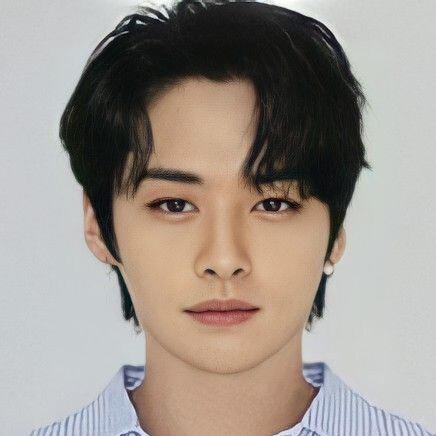
#> input picture Tareas/Images/face1.jpg, 436 x 436 px, found by its file name
$ jupyter execute TAM_010925.ipynb   (shell and % lines are left out)
#> lines starting #> are read from the running program, lines starting #| are printed output that depends on the picture
<a href="https://colab.research.google.com/github/GabrielaRomoM/TAM-2025-2/blob/main/Tareas/TAM_010925.ipynb" target="_parent"></a>

#Librerias

[cell 1]
import numpy as np
import matplotlib.pyplot as plt
import matplotlib.image as mpimg
from PIL import Image

[cell 2]
# import shutil
# shutil.rmtree('/content/TAM-2025-2')

#Carga de Imágenes

[cell 3]
# Cargar imagenes
face1 = mpimg.imread('/content/TAM-2025-2/Tareas/Images/face1.jpg')
#> face1 is the input picture: shape (436, 436, 3); mean R, G, B 157.1, 148.3, 140.9
face2 = mpimg.imread('/content/TAM-2025-2/Tareas/Images/face2.jpg')
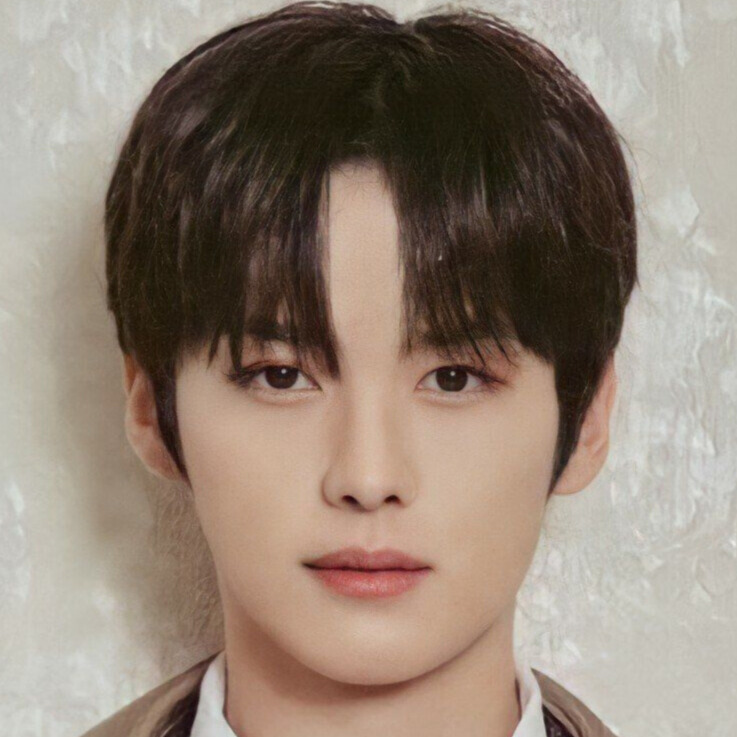
#> input picture Tareas/Images/face2.jpg, 737 x 737 px, found by its file name
#> face2 is the input picture: shape (737, 737, 3); mean R, G, B 146.4, 131.1, 117.9
face3 = mpimg.imread('/content/TAM-2025-2/Tareas/Images/face3.jpg')
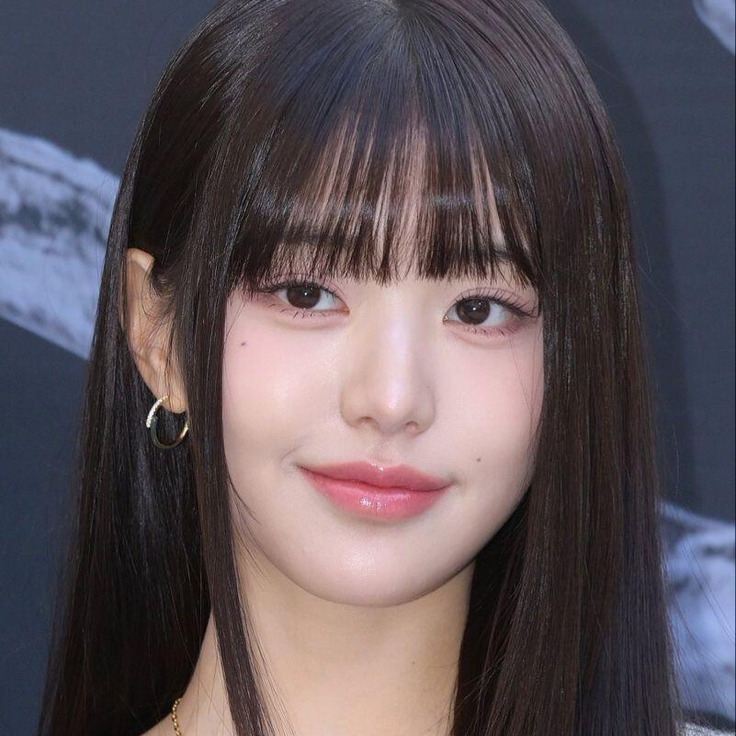
#> input picture Tareas/Images/face3.jpg, 736 x 736 px, found by its file name
#> face3 is the input picture: shape (736, 736, 3); mean R, G, B 92.9, 82.7, 88.6

#Medición de Distancias Euclidinianas

[cell 4]
# Función para cargar y redimensionar (al mismo tamaño para todas las imágenes)
def load_and_resize(path, size=(200,200)):
#> called with size = (200, 200)
    img = Image.open(path).resize(size)
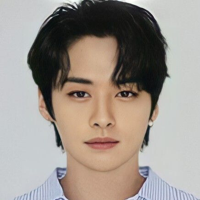
#> img: PIL image 200x200 RGB; mean R, G, B 157.1, 148.3, 140.9
    return np.array(img)

# Cargar imágenes redimensionadas
face1 = load_and_resize('/content/TAM-2025-2/Tareas/Images/face1.jpg')
face2 = load_and_resize('/content/TAM-2025-2/Tareas/Images/face2.jpg')
face3 = load_and_resize('/content/TAM-2025-2/Tareas/Images/face3.jpg')

# Aplanar imágenes en vectores
vec1 = face1.flatten()
vec2 = face2.flatten()
vec3 = face3.flatten()

# Función para calcular la distancia euclídiana
def euclidean_distance(v1, v2):
    return np.linalg.norm(v1 - v2)

# Calcular distancias entre pares
pairs = [
    ("face1-face2", euclidean_distance(vec1, vec2)),
    ("face1-face3", euclidean_distance(vec1, vec3)),
    ("face2-face3", euclidean_distance(vec2, vec3))
]
#> pairs = [('face1-face2', 48800.6), ('face1-face3', 57610.4), ('face2-face3', 54942)]

# Resultados

[cell 5]
# Mostrar resultados
for pair, d in pairs:
    print(f"Distancia entre {pair}: {d:.2f}")
#> this loop made 3 passes
#| Distancia entre face1-face2: 48800.61
#| Distancia entre face1-face3: 57610.41
#| Distancia entre face2-face3: 54941.98

# Encontrar el par más parecido (con menor distancia)
closer = min(pairs, key=lambda x: x[1])
#> closer = ('face1-face2', 48800.6)
print(f"\nLas imágenes más parecidas son: {closer[0]} (Distancia: {closer[1]:.2f})\n")
#| Las imágenes más parecidas son: face1-face2 (Distancia: 48800.61)

#Mostrar imágenes
fig, axes = plt.subplots(1, 3, figsize=(6, 2))
axes[0].imshow(face1); axes[0].set_title("Face 1")
axes[1].imshow(face2); axes[1].set_title("Face 2")
axes[2].imshow(face3); axes[2].set_title("Face 3")
for ax in axes:
    ax.axis("off")
plt.show()
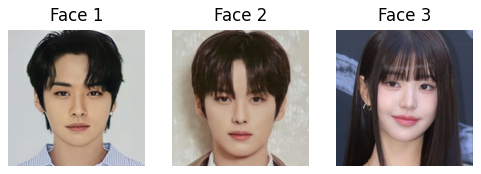
#> figure drawn by matplotlib, 3 panels
